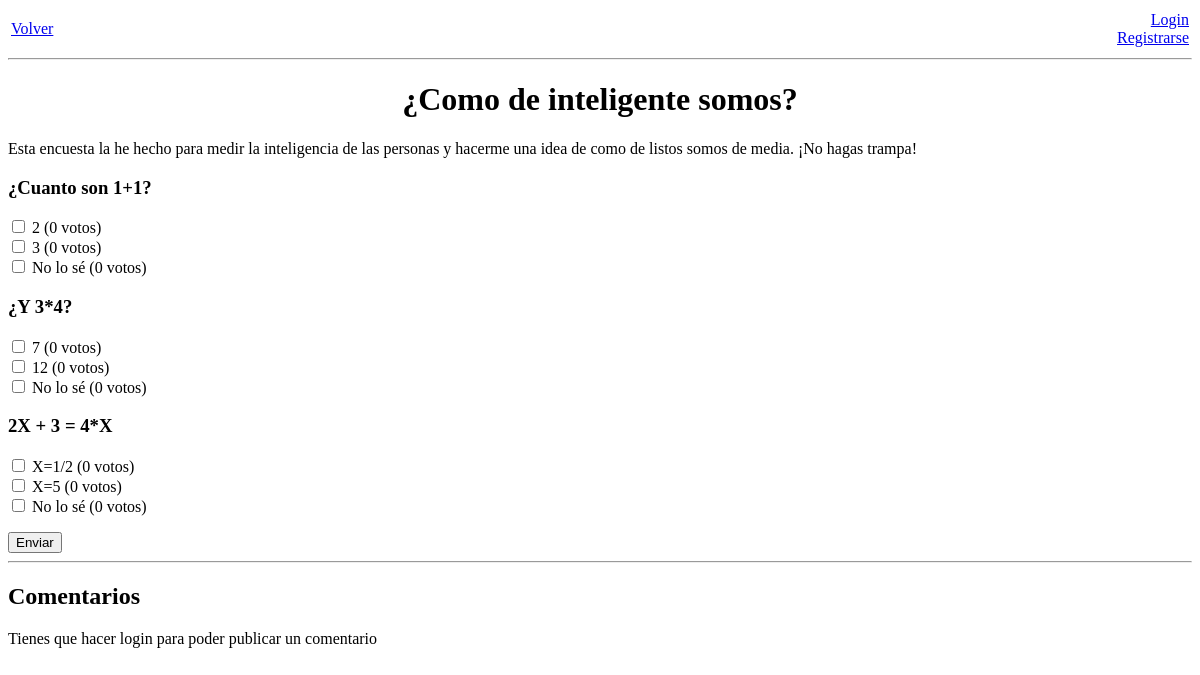
Screenshot of /encuestas/15/ with the database file from the repository.
### encuestasApp/models.py (models this page shows, shortened)
class Encuesta(models.Model):
	titulo = models.CharField(max_length=200)
	descripcion = models.CharField(max_length=1000)
	fechaPub = models.DateTimeField('fecha de publicacion')
	visitas = models.IntegerField(default=0)
	usuario = models.ForeignKey(Usuario, on_delete=models.CASCADE, null=False)

class Pregunta(models.Model):
	texto = models.CharField(max_length=200)
	encuesta = models.ForeignKey(Encuesta, on_delete=models.CASCADE, null=False)

class Respuesta(models.Model):
	texto = models.CharField(max_length=200)
	numVotos = models.IntegerField(default=0)
	pregunta = models.ForeignKey(Pregunta, on_delete=models.CASCADE, null=False)

### encuestasApp/views.py (the view, shortened to what this page needs)
# urls.py: path('encuestas/<int:idEncuesta>/', views.verEncuesta, name="encuestas"),
def verEncuesta(request, idEncuesta):
	if 'enviar' in request.POST:
		for respuestaId in request.POST.getlist('respuesta'):
			r = Respuesta.objects.get(pk=respuestaId)
			r.numVotos += 1
			r.save()
		return redirect('/')
	login = 'usuario' in request.session
	encuesta = Encuesta.objects.get(pk=idEncuesta)
	if 'publicar' not in request.POST:
		encuesta.visitas += 1
		encuesta.save()
	preguntas = encuesta.pregunta_set.all()
	listaPreguntas = []
	for pregunta in preguntas:
		p = {}
		p['id'] = pregunta.pk
		p['texto'] = pregunta.texto
		listaRespuestas = []
		for respuesta in pregunta.respuesta_set.all():
			r = {}
			r['id'] = respuesta.pk
			r['texto'] = respuesta.texto
			r['votos'] = respuesta.numVotos
			listaRespuestas.append(r)
		p['respuestas'] = listaRespuestas
		listaPreguntas.append(p)
	comentarios = Comentario.objects.filter(encuesta=encuesta).order_by('fechaPub')
	contexto = {
		'login':login,
		'encuesta':encuesta,
		'preguntas':listaPreguntas,
		'comentarios':comentarios
	}
	return render(request, 'encuestasApp/verEncuesta.html', contexto)

### encuestasApp/templates/encuestasApp/verEncuesta.html (shortened to what this page needs)
<html>
<head>
	{% load static %}
	<link rel="stylesheet" type="text/css" href="{% static 'encuestasApp/estilos.css' %}"></link>
</head>
<body>
	<table style="width: 100%">
		<tr>
			<td style="text-align: left"><a href="{% url 'encuestas2:index' %}">Volver</a></td>
			<td style="text-align: right">
				{% if login %}
				<a href="{% url 'encuestas2:misEncuestas' %}">Mis encuestas<a/><br/>
				<input type="submit" class="enlace" name="logout" value="Logout"/><br/>
				{% else %}
				<a href="{% url 'encuestas2:login' %}">Login</a><br/>
				<a href="{% url 'encuestas2:registrarse' %}">Registrarse</a>
				{% endif %}
			</td>
		</tr>
	</table>
	<hr/>
	<h1 style="text-align: center">{{encuesta.titulo}}</h1>
	<p>{{encuesta.descripcion}}</p>
	<form action="" method="post">
	{% for pregunta in preguntas %}
	<h3>{{pregunta.texto}}</h3>
	<p>
		{% for respuesta in pregunta.respuestas %}
		<input type="checkbox" name="respuesta" id="{{respuesta.id}}" value="{{respuesta.id}}"/>
		<label for="{{respuesta.id}}">{{respuesta.texto}} ({{respuesta.votos}} votos)</label><br/>
		{% endfor %}
	</p>
	{% endfor %}
	<input type="submit" name="enviar" value="Enviar"/>
	<hr/>
	<h2>Comentarios</h2>
	{% if login %}
		<textarea name="comentario" style="width:50%" placeholder="Comentario"></textarea><br/>
		<input type="submit" name="publicar" value="Enviar"/>
	{% else %}
	Tienes que hacer login para poder publicar un comentario
	{% endif %}
	</form>
</body>
</html>

### rows the page displays
Encuesta: titulo "¿Como de inteligente somos?", descripcion "Esta encuesta la he hecho para medir la inteligencia de las personas y hacerme una idea de como de listos somos de media. ¡No hagas trampa!"
Pregunta: texto "¿Cuanto son 1+1?"
Respuesta: texto "No lo sé"
Pregunta: texto "¿Y 3*4?"
Respuesta: texto "12"
Respuesta: texto "No lo sé"
Pregunta: texto "2X + 3 = 4*X"
Respuesta: texto "X=1/2"
Respuesta: texto "X=5"
Respuesta: texto "No lo sé"

### other values shown
{{ respuesta.texto }} "2" "3" "7"
{{ respuesta.votos }} "0" "0" "0" "0" "0" "0" "0" "0" "0"
